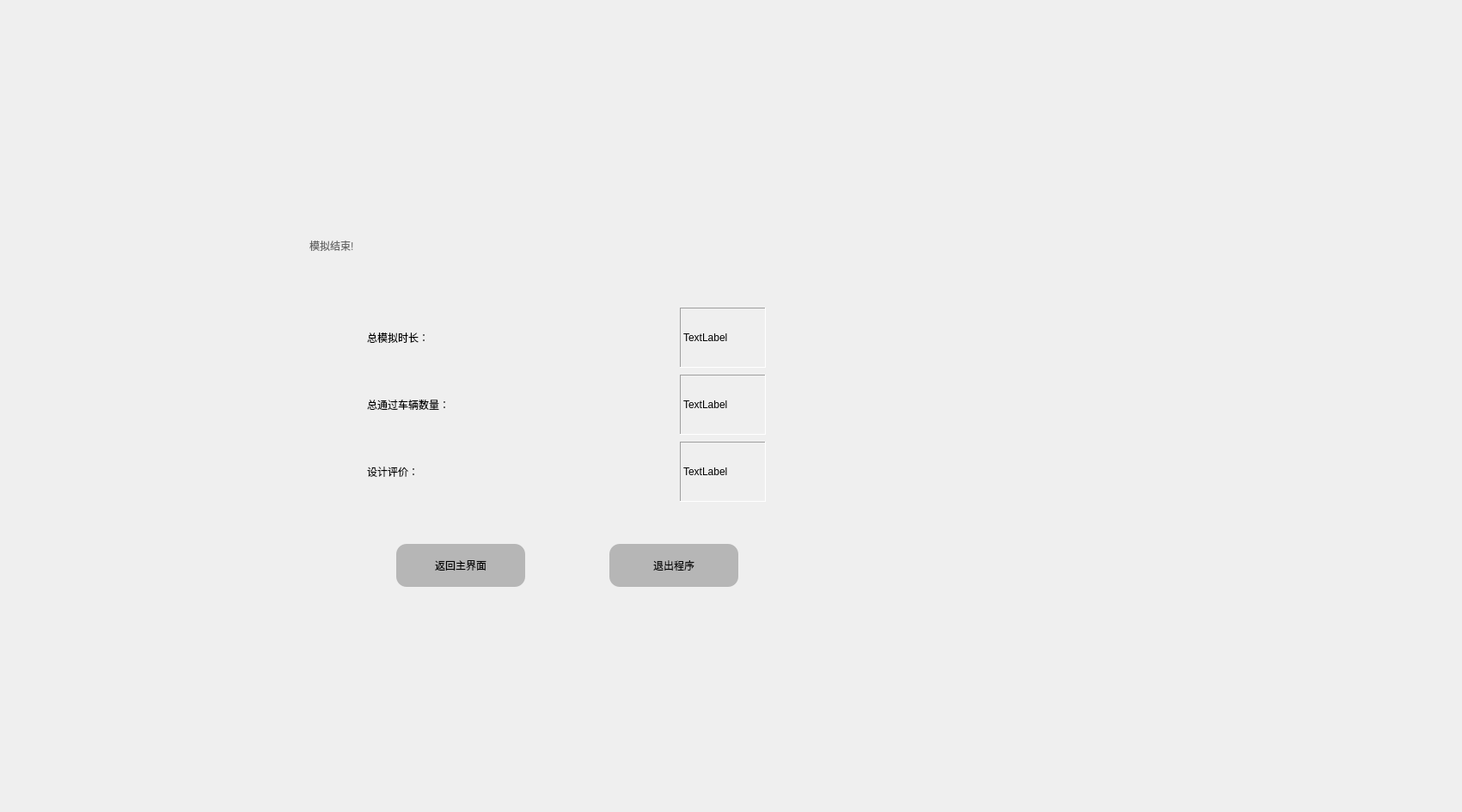
<?xml version="1.0" encoding="UTF-8"?>
<ui version="4.0">
 <class>EndWindow</class>
 <widget class="QWidget" name="EndWindow">
  <property name="geometry">
   <rect>
    <x>0</x>
    <y>0</y>
    <width>1701</width>
    <height>945</height>
   </rect>
  </property>
  <property name="sizePolicy">
   <sizepolicy hsizetype="Fixed" vsizetype="Fixed">
    <horstretch>0</horstretch>
    <verstretch>0</verstretch>
   </sizepolicy>
  </property>
  <property name="minimumSize">
   <size>
    <width>1701</width>
    <height>945</height>
   </size>
  </property>
  <property name="maximumSize">
   <size>
    <width>1701</width>
    <height>945</height>
   </size>
  </property>
  <property name="windowTitle">
   <string>Form</string>
  </property>
  <property name="styleSheet">
   <string notr="true">QPushButton
{
	background-color: rgb(182, 182, 182);
	border-radius: 12px;
	font: 20pt &quot;方正粗黑宋简体&quot;;
}</string>
  </property>
  <layout class="QHBoxLayout" name="horizontalLayout_2">
   <item>
    <spacer name="horizontalSpacer">
     <property name="orientation">
      <enum>Qt::Horizontal</enum>
     </property>
     <property name="sizeHint" stdset="0">
      <size>
       <width>40</width>
       <height>20</height>
      </size>
     </property>
    </spacer>
   </item>
   <item>
    <widget class="QWidget" name="widget" native="true">
     <property name="sizePolicy">
      <sizepolicy hsizetype="Fixed" vsizetype="Fixed">
       <horstretch>0</horstretch>
       <verstretch>0</verstretch>
      </sizepolicy>
     </property>
     <property name="minimumSize">
      <size>
       <width>1000</width>
       <height>500</height>
      </size>
     </property>
     <property name="maximumSize">
      <size>
       <width>1000</width>
       <height>500</height>
      </size>
     </property>
     <layout class="QVBoxLayout" name="verticalLayout">
      <item>
       <widget class="QLabel" name="label_5">
        <property name="minimumSize">
         <size>
          <width>600</width>
          <height>100</height>
         </size>
        </property>
        <property name="maximumSize">
         <size>
          <width>600</width>
          <height>100</height>
         </size>
        </property>
        <property name="styleSheet">
         <string notr="true">color: rgb(103, 103, 103);
font: 56pt &quot;方正粗黑宋简体&quot;;</string>
        </property>
        <property name="text">
         <string>模拟结束!</string>
        </property>
       </widget>
      </item>
      <item>
       <widget class="QWidget" name="dataBar" native="true">
        <property name="sizePolicy">
         <sizepolicy hsizetype="Fixed" vsizetype="Fixed">
          <horstretch>0</horstretch>
          <verstretch>0</verstretch>
         </sizepolicy>
        </property>
        <property name="minimumSize">
         <size>
          <width>600</width>
          <height>250</height>
         </size>
        </property>
        <property name="maximumSize">
         <size>
          <width>600</width>
          <height>250</height>
         </size>
        </property>
        <layout class="QGridLayout" name="gridLayout">
         <item row="0" column="1">
          <widget class="QLabel" name="lableShowTime">
           <property name="sizePolicy">
            <sizepolicy hsizetype="Fixed" vsizetype="Fixed">
             <horstretch>0</horstretch>
             <verstretch>0</verstretch>
            </sizepolicy>
           </property>
           <property name="minimumSize">
            <size>
             <width>100</width>
             <height>70</height>
            </size>
           </property>
           <property name="maximumSize">
            <size>
             <width>100</width>
             <height>70</height>
            </size>
           </property>
           <property name="styleSheet">
            <string notr="true">font: 18pt &quot;Agency FB&quot;;</string>
           </property>
           <property name="frameShape">
            <enum>QFrame::Panel</enum>
           </property>
           <property name="frameShadow">
            <enum>QFrame::Sunken</enum>
           </property>
           <property name="text">
            <string>TextLabel</string>
           </property>
          </widget>
         </item>
         <item row="1" column="0">
          <widget class="QLabel" name="label_2">
           <property name="sizePolicy">
            <sizepolicy hsizetype="Fixed" vsizetype="Fixed">
             <horstretch>0</horstretch>
             <verstretch>0</verstretch>
            </sizepolicy>
           </property>
           <property name="minimumSize">
            <size>
             <width>300</width>
             <height>70</height>
            </size>
           </property>
           <property name="maximumSize">
            <size>
             <width>300</width>
             <height>70</height>
            </size>
           </property>
           <property name="styleSheet">
            <string notr="true">font: 36pt &quot;方正粗黑宋简体&quot;;</string>
           </property>
           <property name="text">
            <string>总通过车辆数量：</string>
           </property>
          </widget>
         </item>
         <item row="2" column="0">
          <widget class="QLabel" name="label_3">
           <property name="minimumSize">
            <size>
             <width>300</width>
             <height>70</height>
            </size>
           </property>
           <property name="maximumSize">
            <size>
             <width>300</width>
             <height>70</height>
            </size>
           </property>
           <property name="styleSheet">
            <string notr="true">font: 36pt &quot;方正粗黑宋简体&quot;;</string>
           </property>
           <property name="text">
            <string>设计评价：</string>
           </property>
          </widget>
         </item>
         <item row="1" column="1">
          <widget class="QLabel" name="lableShowPassCar">
           <property name="sizePolicy">
            <sizepolicy hsizetype="Fixed" vsizetype="Fixed">
             <horstretch>0</horstretch>
             <verstretch>0</verstretch>
            </sizepolicy>
           </property>
           <property name="minimumSize">
            <size>
             <width>100</width>
             <height>70</height>
            </size>
           </property>
           <property name="maximumSize">
            <size>
             <width>100</width>
             <height>70</height>
            </size>
           </property>
           <property name="styleSheet">
            <string notr="true">font: 18pt &quot;Agency FB&quot;;</string>
           </property>
           <property name="frameShape">
            <enum>QFrame::Panel</enum>
           </property>
           <property name="frameShadow">
            <enum>QFrame::Sunken</enum>
           </property>
           <property name="text">
            <string>TextLabel</string>
           </property>
          </widget>
         </item>
         <item row="0" column="0">
          <widget class="QLabel" name="label">
           <property name="sizePolicy">
            <sizepolicy hsizetype="Fixed" vsizetype="Fixed">
             <horstretch>0</horstretch>
             <verstretch>0</verstretch>
            </sizepolicy>
           </property>
           <property name="minimumSize">
            <size>
             <width>300</width>
             <height>70</height>
            </size>
           </property>
           <property name="maximumSize">
            <size>
             <width>300</width>
             <height>70</height>
            </size>
           </property>
           <property name="styleSheet">
            <string notr="true">font: 36pt &quot;方正粗黑宋简体&quot;;</string>
           </property>
           <property name="text">
            <string>总模拟时长：</string>
           </property>
          </widget>
         </item>
         <item row="2" column="1">
          <widget class="QLabel" name="lableParameterEvaluation">
           <property name="sizePolicy">
            <sizepolicy hsizetype="Fixed" vsizetype="Fixed">
             <horstretch>0</horstretch>
             <verstretch>0</verstretch>
            </sizepolicy>
           </property>
           <property name="minimumSize">
            <size>
             <width>100</width>
             <height>70</height>
            </size>
           </property>
           <property name="maximumSize">
            <size>
             <width>100</width>
             <height>70</height>
            </size>
           </property>
           <property name="styleSheet">
            <string notr="true">font: 18pt &quot;Agency FB&quot;;</string>
           </property>
           <property name="frameShape">
            <enum>QFrame::Panel</enum>
           </property>
           <property name="frameShadow">
            <enum>QFrame::Sunken</enum>
           </property>
           <property name="text">
            <string>TextLabel</string>
           </property>
          </widget>
         </item>
        </layout>
       </widget>
      </item>
      <item>
       <widget class="QWidget" name="widget_2" native="true">
        <property name="minimumSize">
         <size>
          <width>600</width>
          <height>100</height>
         </size>
        </property>
        <property name="maximumSize">
         <size>
          <width>600</width>
          <height>100</height>
         </size>
        </property>
        <layout class="QHBoxLayout" name="horizontalLayout">
         <item>
          <widget class="QPushButton" name="pushButtonBackMainWindow">
           <property name="sizePolicy">
            <sizepolicy hsizetype="Fixed" vsizetype="Fixed">
             <horstretch>0</horstretch>
             <verstretch>0</verstretch>
            </sizepolicy>
           </property>
           <property name="minimumSize">
            <size>
             <width>150</width>
             <height>50</height>
            </size>
           </property>
           <property name="maximumSize">
            <size>
             <width>150</width>
             <height>50</height>
            </size>
           </property>
           <property name="text">
            <string>返回主界面</string>
           </property>
          </widget>
         </item>
         <item>
          <widget class="QPushButton" name="pushButtonExit">
           <property name="minimumSize">
            <size>
             <width>150</width>
             <height>50</height>
            </size>
           </property>
           <property name="maximumSize">
            <size>
             <width>150</width>
             <height>50</height>
            </size>
           </property>
           <property name="text">
            <string>退出程序</string>
           </property>
          </widget>
         </item>
        </layout>
       </widget>
      </item>
     </layout>
    </widget>
   </item>
   <item>
    <spacer name="horizontalSpacer_2">
     <property name="orientation">
      <enum>Qt::Horizontal</enum>
     </property>
     <property name="sizeHint" stdset="0">
      <size>
       <width>337</width>
       <height>20</height>
      </size>
     </property>
    </spacer>
   </item>
  </layout>
 </widget>
 <resources/>
 <connections/>
</ui>
